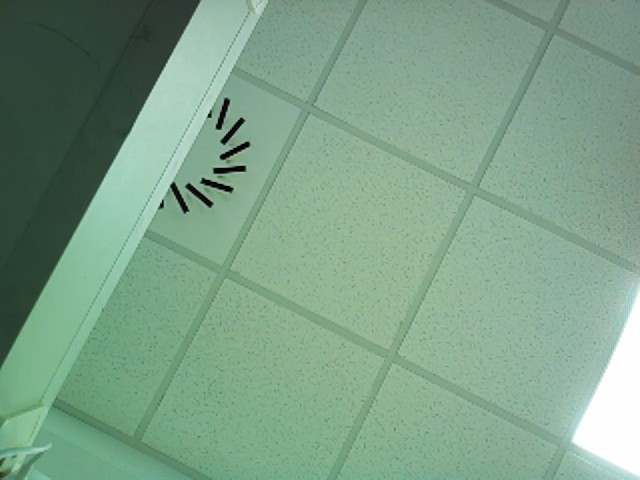
#> input picture LAB7/CAPTURA/imagen1.jpg, 640 x 480 px, given in place of the camera
$ python Ej6.py
#> lines starting #> are read from the running program, lines starting #| are printed output that depends on the picture; after the words box and inside, x2 and y2 are one past the last pixel; in counts of white or black regions, pixels touching at a corner belong together
#> in run, frame is the input picture: shape (480, 640, 3); mean B, G, R 136.4, 160, 125.4
import cv2

class VideoContourDetector:
    def __init__(self):
        # Iniciar captura de video
        self.cap = cv2.VideoCapture(0)
        if not self.cap.isOpened():
            print("Error: No se pudo acceder a la cámara.")
            self.cap = None

    def process_frame(self, frame):
        # Convertir a escala de grises y aplicar umbral
        gray = cv2.cvtColor(frame, cv2.COLOR_BGR2GRAY)
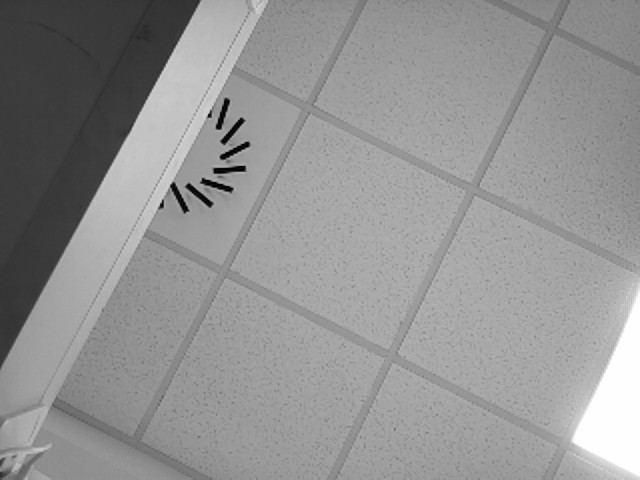
#> gray: shape (480, 640); min 0, max 255, mean 147
        _, thresh = cv2.threshold(gray, 127, 255, cv2.THRESH_BINARY)
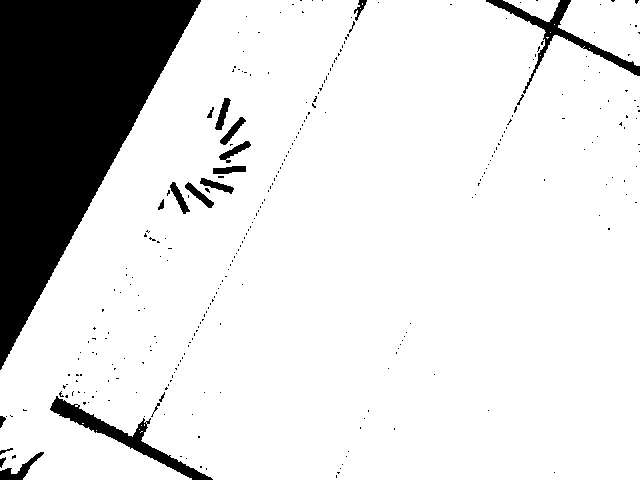
#> thresh: shape (480, 640); 85.6% white; 292 black regions (271 under 20 px)

        # Encontrar contornos
        contours, _ = cv2.findContours(thresh, cv2.RETR_TREE, cv2.CHAIN_APPROX_SIMPLE)
#> contours = 304 contours, 286 with area under 20; largest, box (x1, y1, x2, y2) and area: (0, 0, 640, 480) 259725, (558, 0, 640, 66) 3566, (503, 0, 560, 22) 616, (169, 181, 191, 215) 258, (184, 181, 215, 209) 258

        # Dibujar contornos sobre el frame original
        cv2.drawContours(frame, contours, -1, (0, 255, 0), 2)
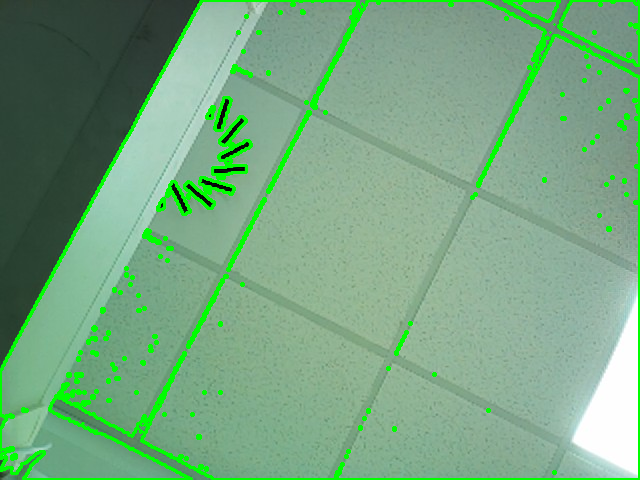
#> frame: shape (480, 640, 3); 5.74% of pixels changed, all inside (x1, y1, x2, y2) = (0, 0, 640, 480)
        return frame

    def run(self):
        if self.cap is None:
            return

        while True:
            ret, frame = self.cap.read()
            if not ret:
                print("Error: No se pudo leer el cuadro de la cámara.")
                break

            # Procesar el frame y mostrarlo
            processed_frame = self.process_frame(frame)
            cv2.imshow("Contours", processed_frame)

            # Salir si se presiona la tecla 'q'
            if cv2.waitKey(1) & 0xFF == ord('q'):
#> (key q is pressed here)
                break

        # Liberar recursos
        self.cap.release()
        cv2.destroyAllWindows()

# Ejecución del programa
video_contour_detector = VideoContourDetector()
video_contour_detector.run()
